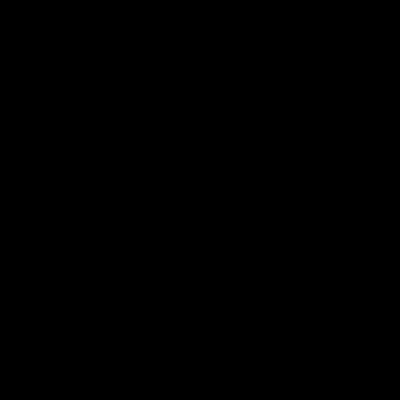
Frame 1 (no input)
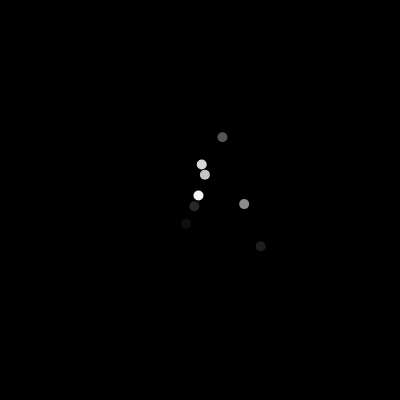
Frame 60 (no input)
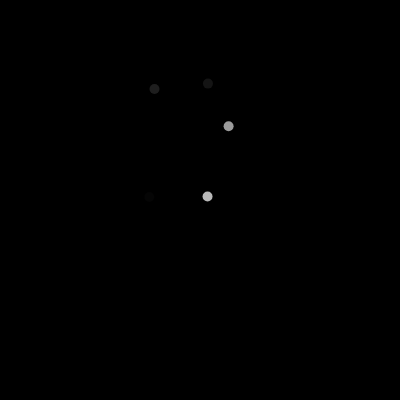
Frame 120 (the mouse pressed at the canvas centre since frame 60)

The p5.js sketch that drew these frames (run headless with seeded random() and noise() and a simulated clock; from frame 60 on, the mouse is pressed at the canvas centre):

// p5.js sketch
// ── sketch.js
let particles = []; // 存储粒子的数组

function setup() {
  createCanvas(400, 400);
  noStroke();
}

function draw() {
  background(0); // 设置背景色为黑色

  // 每帧添加一些新的粒子到数组中
  if (random(1) < 0.1) {
    let p = new Particle(width / 2, height / 2);
    particles.push(p);
  }

  // 更新并显示所有粒子
  for (let i = particles.length - 1; i >= 0; i--) {
    let p = particles[i];
    p.update();
    p.display();
    if (p.isFinished()) {
      particles.splice(i, 1); // 删除已完成的粒子
    }
  }
}

class Particle {
  constructor(x, y) {
    this.x = x;
    this.y = y;
    this.velocity = createVector(random(-2, 2), random(-5, -1)); // 随机速度向上
    this.gravity = 0.1;
    this.alpha = 255; // 透明度
  }

  update() {
    this.velocity.y += this.gravity; // 添加重力
    this.x += this.velocity.x;
    this.y += this.velocity.y;
    this.alpha -= 5; // 透明度逐渐减小
  }

  display() {
    fill(255, this.alpha);
    ellipse(this.x, this.y, 10, 10);
  }

  isFinished() {
    return this.alpha < 0; // 判断粒子是否完全透明
  }
}
